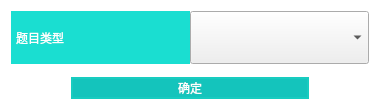
<?xml version="1.0" encoding="UTF-8"?>
<ui version="4.0">
 <class>AddQuesDialog</class>
 <widget class="QDialog" name="AddQuesDialog">
  <property name="geometry">
   <rect>
    <x>0</x>
    <y>0</y>
    <width>380</width>
    <height>110</height>
   </rect>
  </property>
  <property name="minimumSize">
   <size>
    <width>380</width>
    <height>110</height>
   </size>
  </property>
  <property name="maximumSize">
   <size>
    <width>380</width>
    <height>110</height>
   </size>
  </property>
  <property name="windowTitle">
   <string>添加题目</string>
  </property>
  <property name="styleSheet">
   <string notr="true">QDialog#AddQuesDialog{
	background: white;
}</string>
  </property>
  <layout class="QVBoxLayout" name="verticalLayout" stretch="4,1,4">
   <property name="spacing">
    <number>0</number>
   </property>
   <item>
    <layout class="QHBoxLayout" name="horizontalLayout" stretch="2,2">
     <property name="spacing">
      <number>0</number>
     </property>
     <item>
      <widget class="QLabel" name="label">
       <property name="styleSheet">
        <string notr="true">QLabel{
	border: 2px solid rgb(26, 222, 209);
	color: #FFFFFF;
	background-color: rgb(26, 222, 209);
}</string>
       </property>
       <property name="text">
        <string>题目类型</string>
       </property>
      </widget>
     </item>
     <item>
      <widget class="QComboBox" name="cbbTypes">
       <property name="sizePolicy">
        <sizepolicy hsizetype="Preferred" vsizetype="Preferred">
         <horstretch>0</horstretch>
         <verstretch>0</verstretch>
        </sizepolicy>
       </property>
      </widget>
     </item>
    </layout>
   </item>
   <item>
    <spacer name="verticalSpacer">
     <property name="orientation">
      <enum>Qt::Vertical</enum>
     </property>
     <property name="sizeHint" stdset="0">
      <size>
       <width>20</width>
       <height>40</height>
      </size>
     </property>
    </spacer>
   </item>
   <item>
    <layout class="QHBoxLayout" name="horizontalLayout_2" stretch="1,4,1">
     <item>
      <spacer name="horizontalSpacer">
       <property name="orientation">
        <enum>Qt::Horizontal</enum>
       </property>
       <property name="sizeHint" stdset="0">
        <size>
         <width>40</width>
         <height>20</height>
        </size>
       </property>
      </spacer>
     </item>
     <item>
      <widget class="QPushButton" name="btnOK">
       <property name="styleSheet">
        <string notr="true">QPushButton{
	font: 25 10pt '微软雅黑';
	color: #FFFFFF;
	border: 2px solid rgb(24, 204, 192);
	background-color: rgb(20,196,188);
}
QPushButton:hover{
	background-color: rgb(22,218,208);
}
QPushButton:pressed{
	background-color: rgb(17,171,164);
}</string>
       </property>
       <property name="text">
        <string>确定</string>
       </property>
      </widget>
     </item>
     <item>
      <spacer name="horizontalSpacer_2">
       <property name="orientation">
        <enum>Qt::Horizontal</enum>
       </property>
       <property name="sizeHint" stdset="0">
        <size>
         <width>40</width>
         <height>20</height>
        </size>
       </property>
      </spacer>
     </item>
    </layout>
   </item>
  </layout>
 </widget>
 <resources/>
 <connections>
  <connection>
   <sender>btnOK</sender>
   <signal>clicked()</signal>
   <receiver>AddQuesDialog</receiver>
   <slot>accept()</slot>
   <hints>
    <hint type="sourcelabel">
     <x>189</x>
     <y>67</y>
    </hint>
    <hint type="destinationlabel">
     <x>189</x>
     <y>47</y>
    </hint>
   </hints>
  </connection>
 </connections>
</ui>
